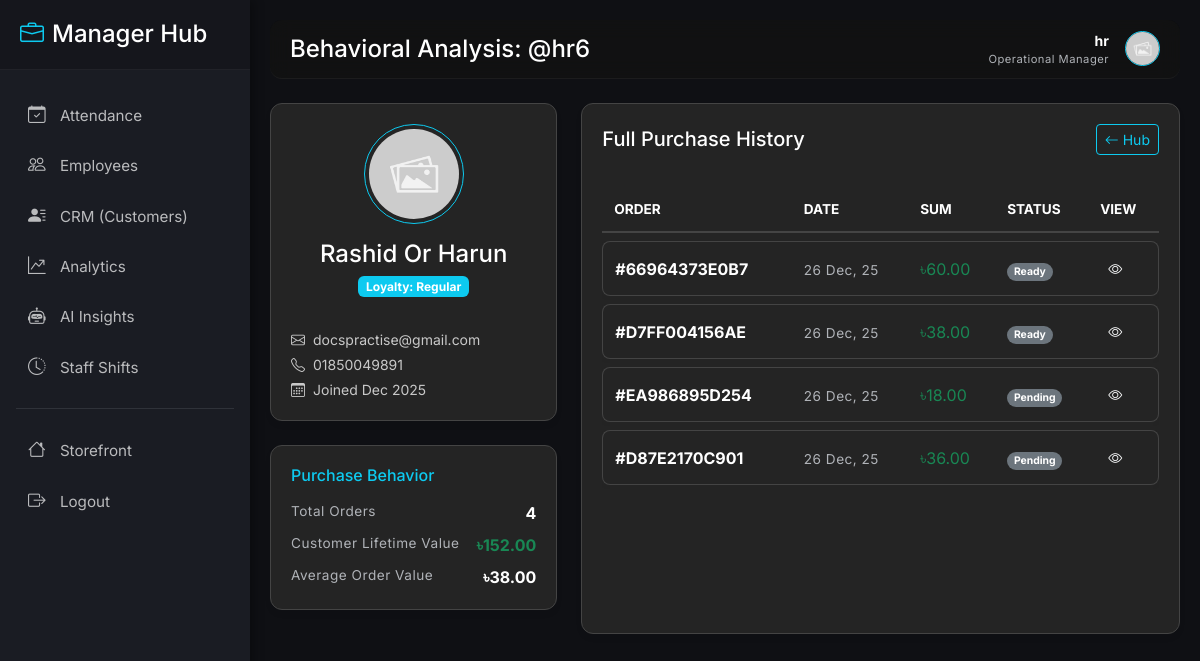
/crm/view/8 (signed in), run on the app's committed database.
### models/models.py (models this page shows, shortened)
class User(db.Model):
    id = db.Column(db.Integer, primary_key=True)
    username = db.Column(db.String(120), unique=True, nullable=False)
    member_id = db.Column(db.String(20), unique=True)  # Custom ID
    email = db.Column(db.String(200), unique=True)
    password = db.Column(db.String(255), nullable=False)
    full_name = db.Column(db.String(200))
    phone = db.Column(db.String(50))
    address_district = db.Column(db.String(100))
    address_city = db.Column(db.String(100))
    address_street = db.Column(db.String(200))
    profile_image = db.Column(db.String(200))  # image filename
    reset_token = db.Column(db.String(100), nullable=True)
    reset_token_expiry = db.Column(db.DateTime, nullable=True)
    role = db.Column(db.Enum('admin', 'manager', 'cashier', 'waiter', 'chef', 'customer', name='user_roles'), default='customer')
    email_verified = db.Column(db.Boolean, default=False)
    email_verification_code = db.Column(db.String(10), nullable=True)
    created_at = db.Column(db.DateTime, default=get_dhaka_time)
    orders = db.relationship('Order', backref='user', lazy=True)
    reservations = db.relationship('Reservation', backref='user', lazy=True)
    ratings = db.relationship('Rating', backref='user', lazy=True)
    staff_shifts = db.relationship('StaffShift', backref='user', lazy=True)
    staff_shifts = db.relationship('StaffShift', backref='user', lazy=True)

class Order(db.Model):
    __tablename__ = 'orders'
    id = db.Column(db.Integer, primary_key=True)
    unique_order_number = db.Column(db.String(12), unique=True, nullable=False, default=lambda: str(uuid.uuid4().hex[:12]).upper())
    user_id = db.Column(db.Integer, db.ForeignKey('user.id'), nullable=False)
    items = db.Column(db.Text, nullable=False)  # JSON string of items
    total = db.Column(db.Float, nullable=False)
    status = db.Column(db.String(50), default='Placed')
    payment_status = db.Column(db.String(20), default='pending')
    payment_method = db.Column(db.String(20), nullable=True)
    discount = db.Column(db.Float, default=0.0)
    order_type = db.Column(db.Enum('dine_in', 'takeaway', name='order_type'), default='dine_in')
    phone = db.Column(db.String(50), nullable=False)
    address_district = db.Column(db.String(100), nullable=False)
    address_city = db.Column(db.String(100), nullable=False)
    address_street = db.Column(db.String(255), nullable=False)
    created_at = db.Column(db.DateTime, default=get_dhaka_time)
    items_parsed = db.Column(db.PickleType)

### routes/crm.py (the view)
@crm_bp.route('/view/<int:id>')
@admin_required
def view_customer(id):
    customer = User.query.get_or_404(id)
    if customer.role != 'customer':
        flash('This user is not a customer', 'warning')
        return redirect(url_for('crm.index'))
    orders = Order.query.filter_by(user_id=customer.id).order_by(Order.created_at.desc()).all()
    import json
    for order in orders:
        try:
            order.items_parsed = json.loads(order.items)
        except:
            order.items_parsed = []
    total_orders = len(orders)
    total_spent = sum(order.total for order in orders)
    avg_order_value = total_spent / total_orders if total_orders > 0 else 0
    from models.models import SaleItem, MenuItem
    favorite_items = db.session.query(
        MenuItem.name,
        func.sum(SaleItem.quantity).label('total_quantity')
    ).join(SaleItem).join(Order).filter(
        Order.user_id == customer.id
    ).group_by(MenuItem.id).order_by(func.sum(SaleItem.quantity).desc()).limit(5).all()
    from flask import session
    template_folder = 'admin' if session.get('role') == 'admin' else 'manager'
    return render_template(f'{template_folder}/customer_detail.html',
                         customer=customer,
                         orders=orders,
                         total_orders=total_orders,
                         total_spent=total_spent,
                         avg_order_value=avg_order_value,
                         favorite_items=favorite_items)

### templates/manager/customer_detail.html (shortened to what this page needs)
{% extends 'manager/manager_base.html' %}
{% block manager_title %}Behavioral Analysis: @{{ customer.username }}{% endblock %}
{% block content %}
<div class="row">
    <div class="col-lg-4">
        <div class="glass-card mb-4 text-center">
            <div class="mb-3">
                <img src="{{ customer.profile_image and url_for('static', filename='uploads/' ~ customer.profile_image) or url_for('static', filename='img/placeholder.jpg') }}"
                    class="rounded-circle border border-info p-1" width="100" height="100" style="object-fit:cover;">
            </div>
            <h4 class="text-white mb-1">{{ customer.full_name or customer.username }}</h4>
            <div class="badge bg-info mb-3">
                Loyalty: {% if total_spent > 10000 %}VIP{% elif total_spent > 5000 %}Gold{% elif total_spent > 1000
                %}Silver{% else %}Regular{% endif %}
            </div>
            <div class="text-start mt-3 opacity-75 small">
                <div class="mb-1"><i class="bi bi-envelope me-2"></i>{{ customer.email }}</div>
                <div class="mb-1"><i class="bi bi-telephone me-2"></i>{{ customer.phone or 'No Phone' }}</div>
                <div class="mb-0"><i class="bi bi-calendar3 me-2"></i>Joined {{ customer.created_at.strftime('%b %Y') if
                    customer.created_at else 'N/A' }}</div>
            </div>
        </div>
        <div class="glass-card mb-4">
            <h6 class="text-info mb-3">Purchase Behavior</h6>
            <div class="d-flex justify-content-between mb-2">
                <span class="text-muted small">Total Orders</span>
                <span class="text-white fw-bold">{{ total_orders }}</span>
            </div>
            <div class="d-flex justify-content-between mb-2">
                <span class="text-muted small">Customer Lifetime Value</span>
                <span class="text-success fw-bold">৳{{ "%.2f"|format(total_spent) }}</span>
            </div>
            <div class="d-flex justify-content-between">
                <span class="text-muted small">Average Order Value</span>
                <span class="text-white fw-bold">৳{{ "%.2f"|format(avg_order_value) }}</span>
            </div>
        </div>
    </div>
    <div class="col-lg-8">
        <div class="glass-card h-100">
            <div class="d-flex justify-content-between align-items-center mb-4">
                <h5 class="mb-0 text-white">Full Purchase History</h5>
                <a href="{{ url_for('crm.index') }}" class="btn btn-sm btn-outline-info">
                    <i class="bi bi-arrow-left"></i> Hub
                </a>
            </div>
            <div class="table-responsive">
                <table class="admin-table">
                    <thead>
                        <tr>
                            <th>Order</th>
                            <th>Date</th>
                            <th>Sum</th>
                            <th>Status</th>
                            <th>View</th>
                        </tr>
                    </thead>
                    <tbody>
                        {% for order in orders %}
                        <tr>
                            <td class="text-white fw-bold">#{{ order.unique_order_number }}</td>
                            <td><span class="small text-muted">{{ order.created_at.strftime('%d %b, %y') }}</span></td>
                            <td class="text-success">৳{{ "%.2f"|format(order.total) }}</td>
                            <td>
                                <span
                                    class="badge {% if order.status == 'Completed' %}bg-success{% else %}bg-secondary{% endif %} rounded-pill"
                                    style="font-size: 0.65rem;">
                                    {{ order.status }}
                                </span>
                            </td>
                            <td>
                                <button class="btn btn-sm btn-outline-light border-0"
                                    onclick="viewOrderDetails({{ order.id }})">
                                    <i class="bi bi-eye"></i>
                                </button>
                            </td>
                        </tr>
                        {% endfor %}
                    </tbody>
                </table>
            </div>
        </div>
    </div>
</div>
{% endblock %}

### templates/manager/manager_base.html (shortened to what this page needs)
<!doctype html>
<html lang="en">
<head>
    <link href="https://cdn.jsdelivr.net/npm/bootstrap@5.3.2/dist/css/bootstrap.min.css" rel="stylesheet">
    <link rel="stylesheet" href="https://cdn.jsdelivr.net/npm/bootstrap-icons@1.11.1/font/bootstrap-icons.css">
    <link rel="stylesheet" href="{{ url_for('static', filename='css/admin.css') }}">
</head>
<body class="admin-body">
    <div id="manager-wrapper">
        <nav id="manager-sidebar">
            <div class="sidebar-header">
                <h4 class="mb-0"><i class="bi bi-briefcase me-2 text-info"></i>Manager Hub</h4>
            </div>
            <ul class="list-unstyled components">
                <li class="{% if request.endpoint == 'employees.attendance' %}active{% endif %}">
                    <a href="{{ url_for('employees.attendance') }}"
                        class="d-flex justify-content-between align-items-center">
                        <span><i class="bi bi-calendar-check"></i> Attendance</span>
                    </a>
                </li>
                <li class="{% if request.endpoint == 'employees.index' %}active{% endif %}">
                    <a href="{{ url_for('employees.index') }}"><i class="bi bi-people"></i> Employees</a>
                </li>
                <li class="{% if request.endpoint == 'crm.index' %}active{% endif %}">
                    <a href="{{ url_for('crm.index') }}"><i class="bi bi-person-lines-fill"></i> CRM (Customers)</a>
                </li>
                <li class="{% if request.endpoint == 'analytics.dashboard' %}active{% endif %}">
                    <a href="{{ url_for('analytics.dashboard') }}"><i class="bi bi-graph-up-arrow"></i> Analytics</a>
                </li>
                <li class="{% if request.endpoint == 'ai_insights.index' %}active{% endif %}">
                    <a href="{{ url_for('ai_insights.index') }}"><i class="bi bi-robot"></i> AI Insights</a>
                </li>
                <li class="{% if request.endpoint == 'admin.shifts' %}active{% endif %}">
                    <a href="{{ url_for('admin.shifts') }}"><i class="bi bi-clock-history"></i> Staff Shifts</a>
                </li>
                <hr class="mx-3 border-secondary opacity-25">
                <li class="{% if request.endpoint == 'main.index' %}active{% endif %}">
                    <a href="{{ url_for('main.index') }}"><i class="bi bi-house"></i> Storefront</a>
                </li>
                <li>
                    <a href="{{ url_for('auth.logout') }}"><i class="bi bi-box-arrow-right"></i> Logout</a>
                </li>
            </ul>
        </nav>
        <div id="manager-content">
            <nav class="navbar navbar-expand-lg navbar-dark manager-nav mb-4">
                <div class="container-fluid p-0">
                    <h4 class="mb-0 text-white">{% block manager_title %}{% endblock %}</h4>
                    <div class="ms-auto d-flex align-items-center">
                        <div class="text-end me-3 d-none d-md-block">
                            <div class="text-white small fw-bold">{{ session.get('username') }}</div>
                            <div class="text-muted" style="font-size: 0.7rem;">Operational Manager</div>
                        </div>
                        <img src="{{ url_for('static', filename='img/placeholder.jpg') }}"
                            class="rounded-circle border border-info" width="35" height="35">
                    </div>
                </div>
            </nav>
            {% block content %}{% endblock %}
        </div>
    </div>
</body>
</html>

### data on the page
User: username "hr6", full_name "Rashid Or Harun", email "docspractise@gmail.com", phone "01850049891", created_at "Dec 2025"
User: get "hr"
Order: unique_order_number "66964373E0B7", created_at "26 Dec, 25", total "60.00", status "Ready"
Order: unique_order_number "D7FF004156AE", created_at "26 Dec, 25", total "38.00", status "Ready"
Order: unique_order_number "EA986895D254", created_at "26 Dec, 25", total "18.00", status "Pending"
Order: unique_order_number "D87E2170C901", created_at "26 Dec, 25", total "36.00", status "Pending"

### other printed values
{{ total_orders }} "4"
{{ "%.2f"|format(total_spent) }} "152.00"
{{ "%.2f"|format(avg_order_value) }} "38.00"
